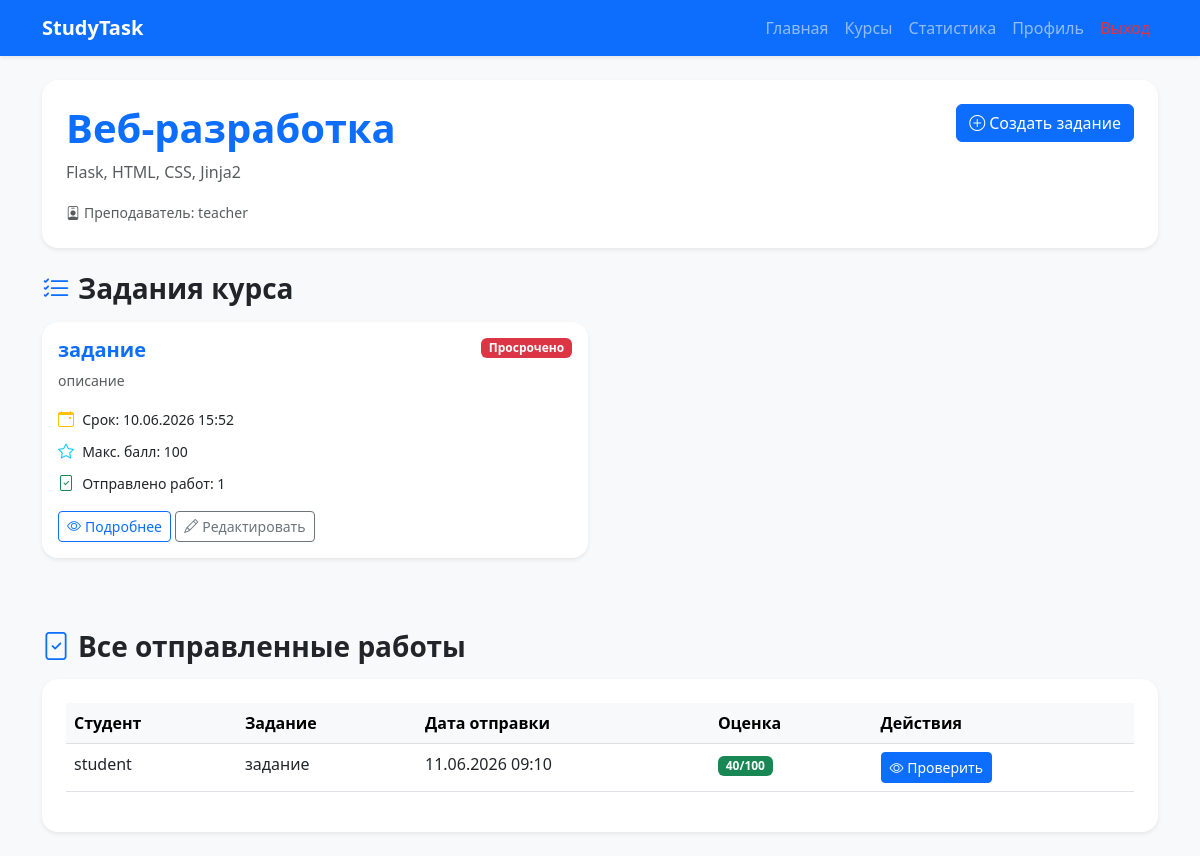
/course/1 (signed in), run on an earlier commit of the app's database.
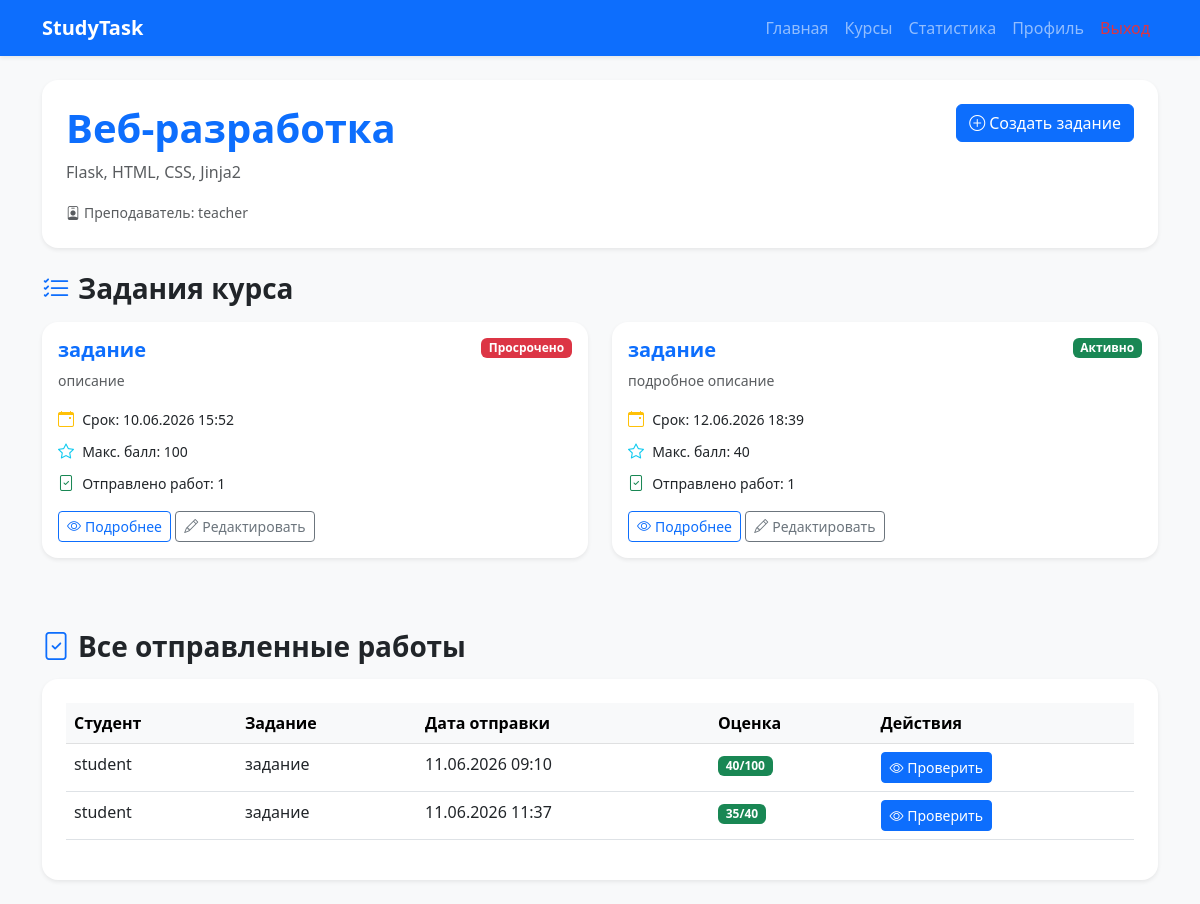
And on a later commit of the database.
### models.py (models this page shows)
class Course(db.Model):
    __tablename__ = 'courses'
    id = db.Column(db.Integer, primary_key=True)
    title = db.Column(db.String(100), nullable=False)
    description = db.Column(db.Text, nullable=True)
    teacher_id = db.Column(db.Integer, db.ForeignKey('users.id'), nullable=False)
    created_at = db.Column(db.DateTime, default=datetime.utcnow)
    teacher = db.relationship('User', back_populates='teacher_courses')
    tasks = db.relationship('Task', back_populates='course', lazy=True, cascade='all, delete-orphan')

class User(UserMixin, db.Model):
    __tablename__ = 'users'
    id = db.Column(db.Integer, primary_key=True)
    username = db.Column(db.String(80), unique=True, nullable=False)
    email = db.Column(db.String(120), unique=True, nullable=False)
    password_hash = db.Column(db.String(200), nullable=False)
    role = db.Column(db.String(20), nullable=False, default='student')
    group = db.Column(db.String(50), nullable=True)
    about = db.Column(db.Text, nullable=True)
    created_at = db.Column(db.DateTime, default=datetime.utcnow)
    last_login = db.Column(db.DateTime, nullable=True)
    teacher_courses = db.relationship('Course', back_populates='teacher', lazy=True)
    student_submissions = db.relationship('Submission', back_populates='student', lazy=True)

class Task(db.Model):
    __tablename__ = 'tasks'
    id = db.Column(db.Integer, primary_key=True)
    title = db.Column(db.String(100), nullable=False)
    description = db.Column(db.Text, nullable=False)
    task_type = db.Column(db.String(50), default='Лабораторная работа')
    max_score = db.Column(db.Integer, default=100)
    deadline = db.Column(db.DateTime, nullable=False)
    created_at = db.Column(db.DateTime, default=datetime.utcnow)
    course_id = db.Column(db.Integer, db.ForeignKey('courses.id'), nullable=False)
    allow_resubmit = db.Column(db.Boolean, default=True)
    is_published = db.Column(db.Boolean, default=True)
    course = db.relationship('Course', back_populates='tasks')
    submissions = db.relationship('Submission', back_populates='task', lazy=True, cascade='all, delete-orphan')

class Submission(db.Model):
    __tablename__ = 'submissions'
    id = db.Column(db.Integer, primary_key=True)
    task_id = db.Column(db.Integer, db.ForeignKey('tasks.id'), nullable=False)
    student_id = db.Column(db.Integer, db.ForeignKey('users.id'), nullable=False)
    file_path = db.Column(db.String(500), nullable=True)  # Увеличил длину
    grade = db.Column(db.Integer, nullable=True)
    comment = db.Column(db.Text, nullable=True)
    submitted_at = db.Column(db.DateTime, default=datetime.utcnow)
    task = db.relationship('Task', back_populates='submissions')
    student = db.relationship('User', back_populates='student_submissions')

### app.py (the view)
@app.route('/course/<int:course_id>')
@login_required
def course_detail(course_id):
    course = Course.query.get_or_404(course_id)
    if current_user.role == 'teacher' and course.teacher_id != current_user.id:
        flash('Доступ запрещен', 'danger')
        return redirect(url_for('courses'))
    tasks = Task.query.filter_by(course_id=course_id)
    if current_user.role == 'student':
        tasks = tasks.filter_by(is_published=True)
    tasks = tasks.all()
    return render_template('course_detail.html', course=course, tasks=tasks)

### app.py (called while the page is built)
@login_manager.user_loader
def load_user(user_id):
    return User.query.get(int(user_id))

@app.context_processor
def utility_processor():
    return {'now': datetime.utcnow()}

### templates/course_detail.html (shortened to what this page needs)
<!DOCTYPE html>
<html lang="ru">
<head>
    <link href="https://cdn.jsdelivr.net/npm/bootstrap@5.3.0/dist/css/bootstrap.min.css" rel="stylesheet">
    <link rel="stylesheet" href="https://cdn.jsdelivr.net/npm/bootstrap-icons@1.11.0/font/bootstrap-icons.css">
</head>
<body class="bg-light">
    <nav class="navbar navbar-expand-lg navbar-dark bg-primary shadow-sm">
        <div class="container">
            <a class="navbar-brand fw-bold" href="{{ url_for('dashboard') }}">StudyTask</a>
            <div class="collapse navbar-collapse" id="navbarNav">
                <ul class="navbar-nav ms-auto">
                    <li class="nav-item"><a class="nav-link" href="{{ url_for('dashboard') }}">Главная</a></li>
                    <li class="nav-item"><a class="nav-link" href="{{ url_for('courses') }}">Курсы</a></li>
                    <li class="nav-item"><a class="nav-link" href="{{ url_for('statistics') }}">Статистика</a></li>
                    <li class="nav-item"><a class="nav-link" href="{{ url_for('profile') }}">Профиль</a></li>
                    <li class="nav-item"><a class="nav-link text-danger" href="{{ url_for('logout') }}">Выход</a></li>
                </ul>
            </div>
        </div>
    </nav>
    <div class="container py-4">
        <div class="card border-0 shadow-sm rounded-4 mb-4">
            <div class="card-body p-4">
                <div class="d-flex justify-content-between align-items-start">
                    <div>
                        <h1 class="fw-bold text-primary">{{ course.title }}</h1>
                        <p class="text-muted mt-2">{{ course.description or 'Нет описания' }}</p>
                        <p class="mb-0">
                            <small class="text-muted">
                                <i class="bi bi-person-badge me-1"></i>Преподаватель: {{ course.teacher.username }}
                            </small>
                        </p>
                    </div>
                    {% if current_user.role == 'teacher' and course.teacher_id == current_user.id %}
                    <a href="{{ url_for('create_task_with_course', course_id=course.id) }}" class="btn btn-primary">
                        <i class="bi bi-plus-circle me-1"></i>Создать задание
                    </a>
                    {% endif %}
                </div>
            </div>
        </div>
        <h3 class="fw-bold mb-3">
            <i class="bi bi-list-check text-primary me-2"></i>Задания курса
        </h3>
        {% if tasks %}
            <div class="row">
                {% for task in tasks %}
                <div class="col-md-6 mb-4">
                    <div class="card border-0 shadow-sm rounded-4 h-100">
                        <div class="card-body">
                            <div class="d-flex justify-content-between align-items-start">
                                <h5 class="card-title fw-bold text-primary">{{ task.title }}</h5>
                                <span class="badge {% if task.deadline < now %}bg-danger{% else %}bg-success{% endif %}">
                                    {% if task.deadline < now %}Просрочено{% else %}Активно{% endif %}
                                </span>
                            </div>
                            <p class="card-text text-muted small">{{ task.description[:100] }}{% if task.description|length > 100 %}...{% endif %}</p>
                            <p class="mb-2">
                                <i class="bi bi-calendar-event text-warning me-1"></i>
                                <small>Срок: {{ task.deadline.strftime('%d.%m.%Y %H:%M') }}</small>
                            </p>
                            <p class="mb-2">
                                <i class="bi bi-star text-info me-1"></i>
                                <small>Макс. балл: {{ task.max_score }}</small>
                            </p>
                            {% if current_user.role == 'teacher' and course.teacher_id == current_user.id %}
                                <p class="mb-2">
                                    <i class="bi bi-file-check text-success me-1"></i>
                                    <small>Отправлено работ: {{ task.submissions|length }}</small>
                                </p>
                            {% endif %}
                            <a href="{{ url_for('task_detail', task_id=task.id) }}" class="btn btn-outline-primary btn-sm mt-2">
                                <i class="bi bi-eye me-1"></i>Подробнее
                            </a>
                            {% if current_user.role == 'teacher' and course.teacher_id == current_user.id %}
                            <a href="{{ url_for('edit_task', task_id=task.id) }}" class="btn btn-outline-secondary btn-sm mt-2">
                                <i class="bi bi-pencil me-1"></i>Редактировать
                            </a>
                            {% endif %}
                        </div>
                    </div>
                </div>
                {% endfor %}
            </div>
        {% endif %}
        {% if current_user.role == 'teacher' and course.teacher_id == current_user.id %}
            <h3 class="fw-bold mt-5 mb-3">
                <i class="bi bi-file-check text-primary me-2"></i>Все отправленные работы
            </h3>
            <div class="card border-0 shadow-sm rounded-4">
                <div class="card-body p-4">
                    {% set all_submissions = [] %}
                    {% if all_submissions %}
                        <div class="table-responsive">
                            <table class="table table-hover">
                                <thead class="table-light">
                                    <tr>
                                        <th>Студент</th>
                                        <th>Задание</th>
                                        <th>Дата отправки</th>
                                        <th>Оценка</th>
                                        <th>Действия</th>
                                    </tr>
                                </thead>
                                <tbody>
                                    {% for sub in all_submissions %}
                                    <tr>
                                        <td>{{ sub.student.username }}</td>
                                        <td>{{ sub.task.title }}</td>
                                        <td>{{ sub.submitted_at.strftime('%d.%m.%Y %H:%M') }}</td>
                                        <td>
                                            {% if sub.grade %}
                                                <span class="badge bg-success">{{ sub.grade }}/{{ sub.task.max_score }}</span>
                                            {% else %}
                                                <span class="badge bg-warning">Не проверено</span>
                                            {% endif %}
                                         </td>
                                        <td>
                                            <a href="{{ url_for('task_detail', task_id=sub.task.id) }}" class="btn btn-sm btn-primary">
                                                <i class="bi bi-eye"></i> Проверить
                                            </a>
                                         </td>
                                    </tr>
                                    {% endfor %}
                                </tbody>
                            </table>
                        </div>
                    {% else %}
                        <p class="text-muted text-center py-3">Нет отправленных работ</p>
                    {% endif %}
                </div>
            </div>
        {% endif %}
    </div>
</body>
</html>

What changed in the data, as far as the page shows it:
added Task: title "задание", shows "Активно", description "подробное описание", deadline "12.06.2026 18:39", max_score "40", submissions|length "1"
added Submission: student.username "student", task "задание", submitted_at "11.06.2026 11:37", grade "35", task.max_score "40"
